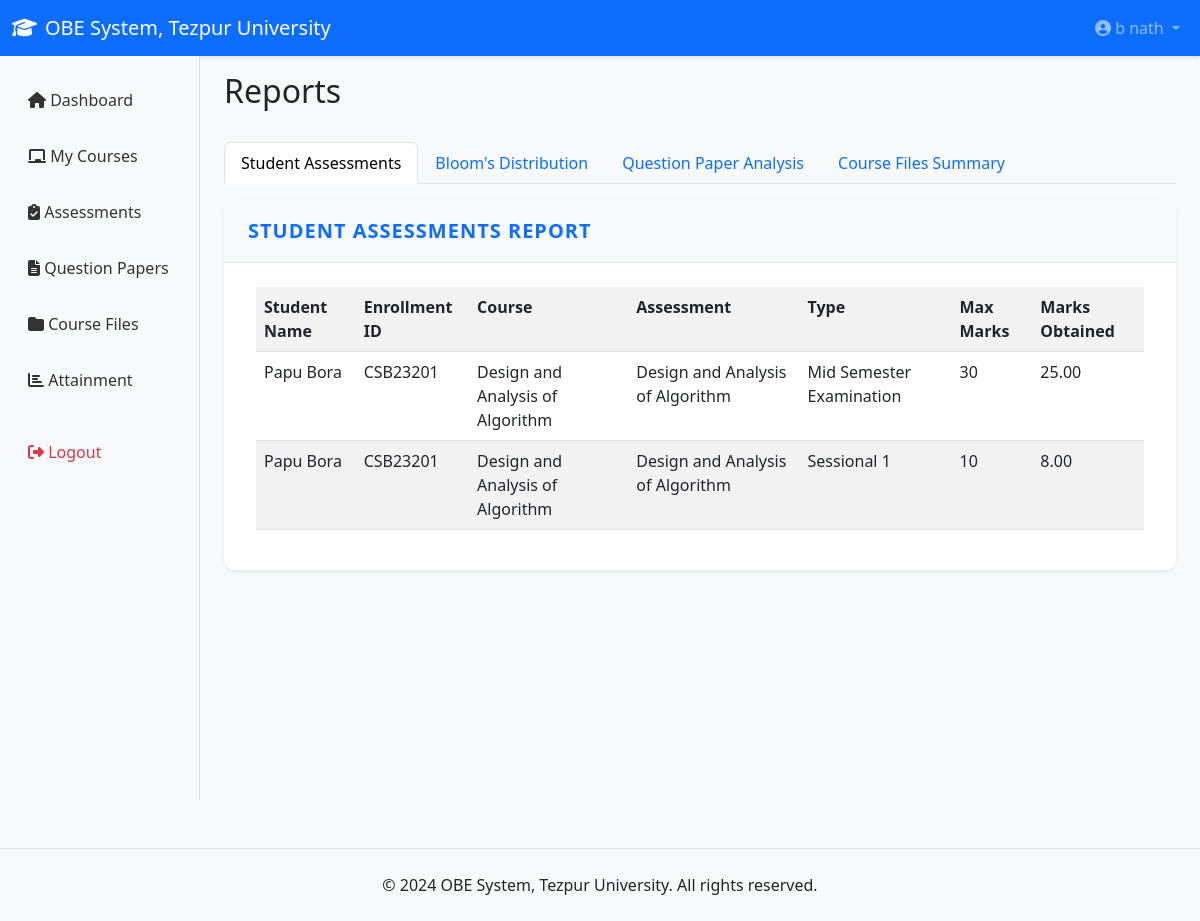
Screenshot of /faculty/reports.php (signed in) with the database file from the repository.
### tables this page shows
CREATE TABLE `student_marks` (
  `id` int(11) NOT NULL,
  `enrollment_id` int(11) NOT NULL,
  `assessment_id` int(11) NOT NULL,
  `marks_obtained` decimal(5,2) DEFAULT NULL,
  `created_at` timestamp NOT NULL DEFAULT current_timestamp()
);

CREATE TABLE `users` (
  `id` int(11) NOT NULL,
  `username` varchar(50) NOT NULL,
  `password` varchar(255) NOT NULL,
  `email` varchar(100) NOT NULL,
  `full_name` varchar(100) NOT NULL,
  `role` enum('admin','faculty','student') NOT NULL,
  `department` varchar(100) DEFAULT NULL,
  `program` varchar(50) NOT NULL,
  `is_active` tinyint(1) DEFAULT 1,
  `created_at` timestamp NOT NULL DEFAULT current_timestamp()
);

CREATE TABLE `courses` (
  `id` int(11) NOT NULL,
  `program_id` int(11) NOT NULL,
  `code` varchar(20) NOT NULL,
  `name` varchar(200) NOT NULL,
  `credits` int(11) DEFAULT 4,
  `semester` int(11) NOT NULL,
  `faculty_id` int(11) DEFAULT NULL,
  `academic_year` varchar(20) DEFAULT NULL,
  `created_at` timestamp NOT NULL DEFAULT current_timestamp()
);

CREATE TABLE `assessments` (
  `id` int(11) NOT NULL,
  `course_id` int(11) NOT NULL,
  `name` varchar(100) NOT NULL,
  `type` varchar(50) DEFAULT NULL,
  `max_marks` int(11) DEFAULT 100,
  `weightage` decimal(5,2) DEFAULT 10.00,
  `assessment_date` date DEFAULT NULL,
  `created_at` timestamp NOT NULL DEFAULT current_timestamp()
);

### includes/db.php (called while the page is built, shortened)
<?php
class Database {
    private $conn;
    public function __construct() {
        $this->conn = new mysqli(DB_HOST, DB_USER, DB_PASS, DB_NAME);
        $this->conn->set_charset("utf8mb4");
    }
    public function prepare($sql) {
        return $this->conn->prepare($sql);
    }
}
function getDB() {
    static $db = null;
    if (!$db) {
        $db = new Database();
    }
    return $db;
}
?>

### faculty/reports.php (the view, shortened to what this page needs)
<?php
require_once '../includes/db.php';
$db = getDB();
include '../includes/header.php';
?>
<div class="d-flex justify-content-between align-items-center mb-4">
    <h2>Reports</h2>
</div>
<ul class="nav nav-tabs" id="reportTabs" role="tablist">
    <li class="nav-item" role="presentation">
        <button class="nav-link active" id="assessments-tab" data-bs-toggle="tab" data-bs-target="#assessments" type="button" role="tab" aria-controls="assessments" aria-selected="true">Student Assessments</button>
    </li>
    <li class="nav-item" role="presentation">
        <button class="nav-link" id="blooms-tab" data-bs-toggle="tab" data-bs-target="#blooms" type="button" role="tab" aria-controls="blooms" aria-selected="false">Bloom's Distribution</button>
    </li>
    <li class="nav-item" role="presentation">
        <button class="nav-link" id="papers-tab" data-bs-toggle="tab" data-bs-target="#papers" type="button" role="tab" aria-controls="papers" aria-selected="false">Question Paper Analysis</button>
    </li>
    <li class="nav-item" role="presentation">
        <button class="nav-link" id="files-tab" data-bs-toggle="tab" data-bs-target="#files" type="button" role="tab" aria-controls="files" aria-selected="false">Course Files Summary</button>
    </li>
</ul>
<div class="tab-content" id="reportTabsContent">
    <div class="tab-pane fade show active" id="assessments" role="tabpanel" aria-labelledby="assessments-tab">
        <div class="card mt-3">
            <div class="card-header">Student Assessments Report</div>
            <div class="card-body">
                <?php
                $stmt = $db->prepare("SELECT u.full_name as student_name, u.username as enrollment_id, c.name as course_name, a.name as assessment_name, a.type, a.max_marks, sm.marks_obtained, ROUND((sm.marks_obtained / a.max_marks) * 100, 2) as percentage FROM student_marks sm JOIN assessments a ON sm.assessment_id = a.id JOIN enrollments e ON sm.enrollment_id = e.id JOIN users u ON e.student_id = u.id JOIN courses c ON a.course_id = c.id WHERE c.faculty_id = ? ORDER BY c.name, a.name, u.full_name");
                $stmt->bind_param("i", $user['user_id']);
                $stmt->execute();
                $result = $stmt->get_result();
                if ($result->num_rows > 0) {
                    echo '<div class="table-responsive"><table class="table table-striped"><tr><th>Student Name</th><th>Enrollment ID</th><th>Course</th><th>Assessment</th><th>Type</th><th>Max Marks</th><th>Marks Obtained</th></tr>';
                    while ($row = $result->fetch_assoc()) {
                        echo "<tr><td>{$row['student_name']}</td><td>{$row['enrollment_id']}</td><td>{$row['course_name']}</td><td>{$row['assessment_name']}</td><td>{$row['type']}</td><td>{$row['max_marks']}</td><td>{$row['marks_obtained']}</td></tr>";
                    }
                    echo '</table></div>';
                } else {
                    echo '<p>No assessment data available.</p>';
                }
                ?>
            </div>
        </div>
    </div>
</div>
<?php include '../includes/footer.php'; ?>

### assets/css/style.css (style rules this page uses)
* { margin: 0; padding: 0; box-sizing: border-box; }
body { font-family: 'Segoe UI', Tahoma, Geneva, Verdana, sans-serif; background-color: #f8f9fa; color: #212529; }
.card { border: none; box-shadow: 0 0.125rem 0.25rem rgba(0,0,0,0.075); margin-bottom: 1.5rem; border-radius: 0.75rem; background: #ffffff; transition: box-shadow 0.3s ease; }
.card-header { background-color: #f8f9fa; border-bottom: 1px solid #dee2e6; font-weight: 600; font-size: 1.25rem; padding: 1rem 1.5rem; border-top-left-radius: 0.75rem; border-top-right-radius: 0.75rem; color: #0d6efd; letter-spacing: 0.05em; text-transform: uppercase; }
.card-body { padding: 1.5rem 2rem; color: #212529; font-size: 1rem; }

### rows the page displays
student_marks: users.full_name "Papu Bora", users.username "CSB23201", courses.name "Design and Analysis of Algorithm", assessment.name "Design and Analysis of Algorithm", assessment.type "Mid Semester Examination", assessment.max_marks "30", marks_obtained "25.00"
student_marks: users.full_name "Papu Bora", users.username "CSB23201", courses.name "Design and Analysis of Algorithm", assessment.name "Design and Analysis of Algorithm", assessment.type "Sessional 1", assessment.max_marks "10", marks_obtained "8.00"

### other values shown
SITE_NAME "OBE System, Tezpur University"
$user['full_name'] "b nath"
